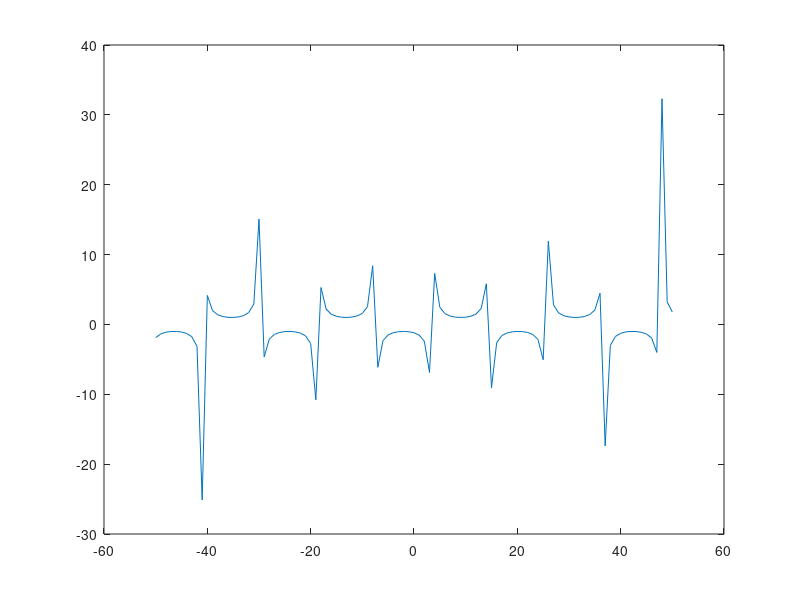

Reproduce this figure in MATLAB.
%Octave Scrpt
% Title         :Funcines trscendentes:trigonometricas, logaritmicas
% Author        :Maria Guadalupe Martinez Santiago  
%Date           :202123638
%Version        :1
%Usage          :octave>/phat/Funcion6
%Notes          :Requiere aplicacion de octave para la ejecucion y graficacion 

disp('SUPRAYECTIVA')
%Dominio de funcion
x=-50:1:50;
%Funcion
vx=sec (6*x-10);
%Plotear funcion
plot(x,vx);